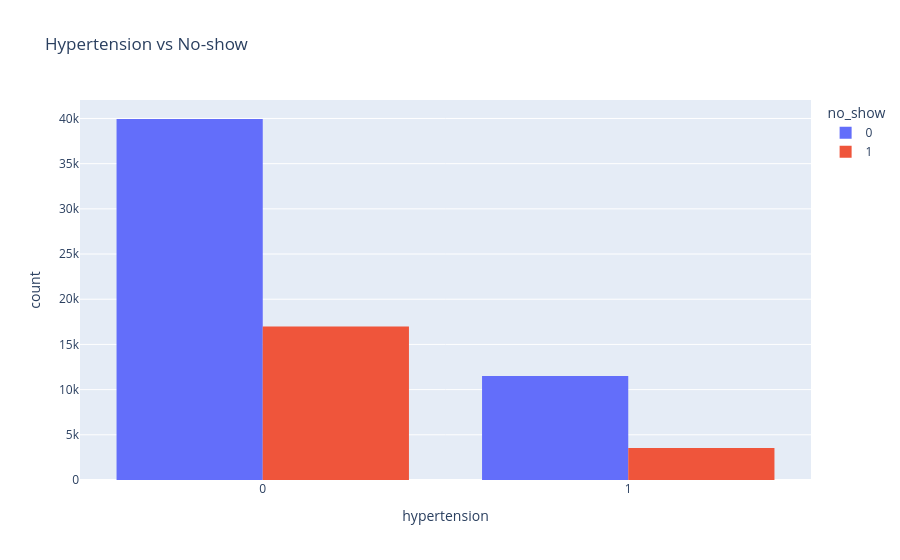

Source (notebook cell):
### Code cell
fig = px.histogram(df, x='hypertension', color='no_show',barmode='group',title="Hypertension vs No-show")
fig.show()

### Figure 1 — Plotly figure (JSON) as saved in the notebook; plotly's stock layout.template omitted (floating-point values rounded to 4 significant figures; data arrays with more than 128 entries replaced by an {"elided": "..."} marker saying what was removed)
{"data": [{"alignmentgroup": "True", "bingroup": "x", "hovertemplate": "no_show=0<br>hypertension=%{x}<br>count=%{y}<extra></extra>", "legendgroup": "0", "marker": {"color": "#636efa", "pattern": {"shape": ""}}, "name": "0", "offsetgroup": "0", "orientation": "v", "showlegend": true, "type": "histogram", "x": {"elided": "51437 int values"}, "xaxis": "x", "yaxis": "y"}, {"alignmentgroup": "True", "bingroup": "x", "hovertemplate": "no_show=1<br>hypertension=%{x}<br>count=%{y}<extra></extra>", "legendgroup": "1", "marker": {"color": "#EF553B", "pattern": {"shape": ""}}, "name": "1", "offsetgroup": "1", "orientation": "v", "showlegend": true, "type": "histogram", "x": {"elided": "20522 int values"}, "xaxis": "x", "yaxis": "y"}], "layout": {"barmode": "group", "legend": {"title": {"text": "no_show"}, "tracegroupgap": 0}, "title": {"text": "Hypertension vs No-show"}, "xaxis": {"anchor": "y", "domain": [0, 1], "title": {"text": "hypertension"}}, "yaxis": {"anchor": "x", "domain": [0, 1], "title": {"text": "count"}}}}
